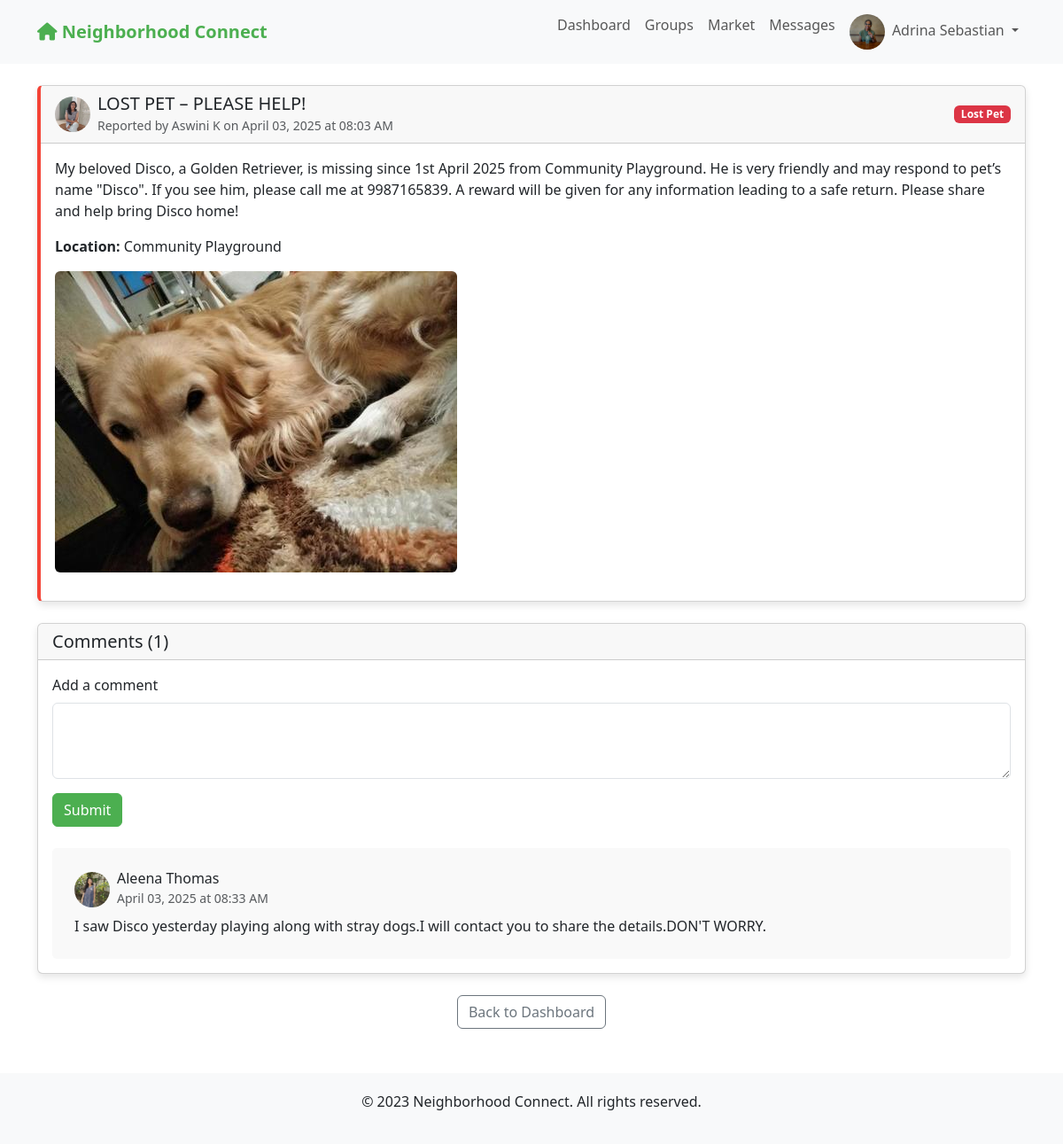
The app's page /incident/1 (signed in) with its own data.
### app.py (models this page shows)
class User(UserMixin, db.Model):
    id = db.Column(db.Integer, primary_key=True)
    email = db.Column(db.String(100), unique=True, nullable=False)
    password = db.Column(db.String(200), nullable=False)
    name = db.Column(db.String(100), nullable=False)
    address = db.Column(db.String(200), nullable=False)
    neighborhood_id = db.Column(db.Integer, db.ForeignKey('neighborhood.id'), nullable=False)
    profile_pic = db.Column(db.String(200), default='default.jpg')
    created_at = db.Column(db.DateTime, default=datetime.utcnow)
    is_admin = db.Column(db.Boolean, default=False)
    posts = db.relationship('Post', backref='author', lazy=True)
    comments = db.relationship('Comment', backref='author', lazy=True)
    incidents = db.relationship('Incident', backref='reporter', lazy=True)
    group_memberships = db.relationship('GroupMember', backref='user', lazy=True)

class Incident(db.Model):
    id = db.Column(db.Integer, primary_key=True)
    title = db.Column(db.String(200), nullable=False)
    description = db.Column(db.Text, nullable=False)
    incident_type = db.Column(db.String(50), nullable=False)  # e.g., "suspicious activity", "crime", "safety"
    location = db.Column(db.String(200), nullable=False)
    image = db.Column(db.String(200))
    created_at = db.Column(db.DateTime, default=datetime.utcnow)
    user_id = db.Column(db.Integer, db.ForeignKey('user.id'), nullable=False)
    neighborhood_id = db.Column(db.Integer, db.ForeignKey('neighborhood.id'), nullable=False)
    comments = db.relationship('IncidentComment', backref='incident', lazy=True, cascade="all, delete-orphan")

class IncidentComment(db.Model):
    id = db.Column(db.Integer, primary_key=True)
    content = db.Column(db.Text, nullable=False)
    created_at = db.Column(db.DateTime, default=datetime.utcnow)
    user_id = db.Column(db.Integer, db.ForeignKey('user.id'), nullable=False)
    incident_id = db.Column(db.Integer, db.ForeignKey('incident.id'), nullable=False)
    author = db.relationship('User', backref='incident_comments', lazy=True)

### app.py (the view)
@app.route('/incident/<int:incident_id>')
@login_required
def view_incident(incident_id):
    incident = Incident.query.get_or_404(incident_id)
    if incident.neighborhood_id != current_user.neighborhood_id:
        abort(403)
    return render_template('view_incident.html', incident=incident)

### app.py (called while the page is built)
@login_manager.user_loader
def load_user(user_id):
    return User.query.get(int(user_id))

@app.before_request
def before_request():
    if current_user.is_authenticated:
        g.unread_count = Message.query.filter_by(
            receiver_id=current_user.id,
            is_read=False
        ).count()

@app.context_processor
def inject_unread_count():
    if current_user.is_authenticated:
        return {'unread_message_count': getattr(g, 'unread_count', 0)}
    return {}

### templates/view_incident.html (shortened to what this page needs)
{% extends "base.html" %}
{% block content %}
<div class="card incident-card mb-4">
    <div class="card-header d-flex justify-content-between align-items-center">
        <div class="d-flex align-items-center">
            <img src="{{ url_for('static', filename='uploads/' + incident.reporter.profile_pic) }}" alt="Profile" class="profile-img me-2">
            <div>
                <h5 class="mb-0">{{ incident.title }}</h5>
                <small class="text-muted">Reported by {{ incident.reporter.name }} on {{ incident.created_at.strftime('%B %d, %Y at %I:%M %p') }}</small>
            </div>
        </div>
        <span class="badge bg-danger">{{ incident.incident_type }}</span>
    </div>
    <div class="card-body">
        <p class="card-text">{{ incident.description }}</p>
        <p><strong>Location:</strong> {{ incident.location }}</p>
        {% if incident.image %}
            <img src="{{ url_for('static', filename='uploads/' + incident.image) }}" alt="Incident Image" class="img-fluid rounded mb-3">
        {% endif %}
    </div>
</div>
<div class="card mb-4">
    <div class="card-header">
        <h5 class="mb-0">Comments ({{ incident.comments|length }})</h5>
    </div>
    <div class="card-body">
        <form method="POST" action="{{ url_for('add_incident_comment', incident_id=incident.id) }}" class="mb-4">
            <div class="mb-3">
                <label for="content" class="form-label">Add a comment</label>
                <textarea class="form-control" id="content" name="content" rows="3" required></textarea>
            </div>
            <button type="submit" class="btn btn-primary">Submit</button>
        </form>
        <div class="comment-section">
            {% if incident.comments %}
                {% for comment in incident.comments|sort(attribute='created_at', reverse=true) %}
                    <div class="comment">
                        <div class="d-flex align-items-center mb-2">
                            <img src="{{ url_for('static', filename='uploads/' + comment.author.profile_pic) }}" alt="Profile" class="profile-img me-2">
                            <div>
                                <h6 class="mb-0">{{ comment.author.name }}</h6>
                                <small class="text-muted">{{ comment.created_at.strftime('%B %d, %Y at %I:%M %p') }}</small>
                            </div>
                        </div>
                        <p class="mb-0">{{ comment.content }}</p>
                    </div>
                {% endfor %}
            {% else %}
                <p>No comments yet. Be the first to comment!</p>
            {% endif %}
        </div>
    </div>
</div>
<div class="text-center">
    <a href="{{ url_for('dashboard') }}" class="btn btn-outline-secondary">Back to Dashboard</a>
</div>
{% endblock %}

### templates/base.html (shortened to what this page needs)
<!DOCTYPE html>
<html lang="en">
<head>
    <link rel="stylesheet" href="https://cdn.jsdelivr.net/npm/bootstrap@5.3.0/dist/css/bootstrap.min.css">
    <link rel="stylesheet" href="https://cdnjs.cloudflare.com/ajax/libs/font-awesome/6.0.0-beta3/css/all.min.css">
</head>
<body>
    <nav class="navbar navbar-expand-lg navbar-light bg-light">
        <div class="container">
            <a class="navbar-brand" href="{{ url_for('index') }}">
                <i class="fas fa-home"></i> Neighborhood Connect
            </a>
            <div class="collapse navbar-collapse" id="navbarNav">
                <ul class="navbar-nav ms-auto">
                    {% if current_user.is_authenticated %}
                        <li class="nav-item">
                            <a class="nav-link" href="{{ url_for('dashboard') }}">Dashboard</a>
                        </li>
                        <li class="nav-item">
                            <a class="nav-link" href="{{ url_for('groups') }}">Groups</a>
                        </li>
                        <li class="nav-item">
                            <a class="nav-link" href="{{ url_for('market') }}">Market</a>
                        </li>
                        <li class="nav-item">
                            <a class="nav-link" href="{{ url_for('messages') }}">
                                Messages
                            </a>
                        </li>
                        <li class="nav-item dropdown">
                            <a class="nav-link dropdown-toggle" href="#" id="navbarDropdown" role="button" data-bs-toggle="dropdown" aria-expanded="false">
                                <img src="{{ url_for('static', filename='uploads/' + current_user.profile_pic) }}" alt="Profile" class="profile-img me-1">
                                {{ current_user.name }}
                            </a>
                        </li>
                    {% endif %}
                </ul>
            </div>
        </div>
    </nav>
    <div class="container mt-4">
        {% block content %}{% endblock %}
    </div>
    <footer class="footer">
        <div class="container">
            <p>&copy; 2023 Neighborhood Connect. All rights reserved.</p>
        </div>
    </footer>
</body>
</html>

### templates/base.html (style rules this page uses)
.navbar-brand { font-weight: bold; color: #4CAF50 !important; }
.btn-primary { background-color: #4CAF50; border-color: #4CAF50; }
.card { margin-bottom: 20px; box-shadow: 0 4px 8px rgba(0,0,0,0.1); }
.incident-card { border-left: 4px solid #f44336; }
.profile-img { width: 40px; height: 40px; border-radius: 50%; object-fit: cover; }
.comment-section { background-color: #f9f9f9; padding: 15px; border-radius: 5px; }
.comment { padding: 10px; border-bottom: 1px solid #eee; }
.comment:last-child { border-bottom: none; }
.footer { margin-top: 50px; padding: 20px 0; background-color: #f8f9fa; text-align: center; }

### records on screen
User: profile_pic (picture), name "Adrina Sebastian"
User: profile_pic (picture), reporter.name "Aswini K"
Incident: title "LOST PET – PLEASE HELP!", created_at "April 03, 2025 at 08:03 AM", incident_type "Lost Pet", description "My beloved Disco, a Golden Retriever, is missing since 1st April 2025 from Community Playground. He is very friendly and may respond to pet’s name \"Disco\". If you see him, please call me at 9987165839. A reward will be given for any information leading to a safe return. Please share and help bring Disco home!", location "Community Playground", image (picture)
IncidentComment: profile_pic (picture), author.name "Aleena Thomas", created_at "April 03, 2025 at 08:33 AM", content "I saw Disco yesterday playing along with stray dogs.I will contact you to share the details.DON'T WORRY."

### other values on screen
{{ incident.comments|length }} "1"
